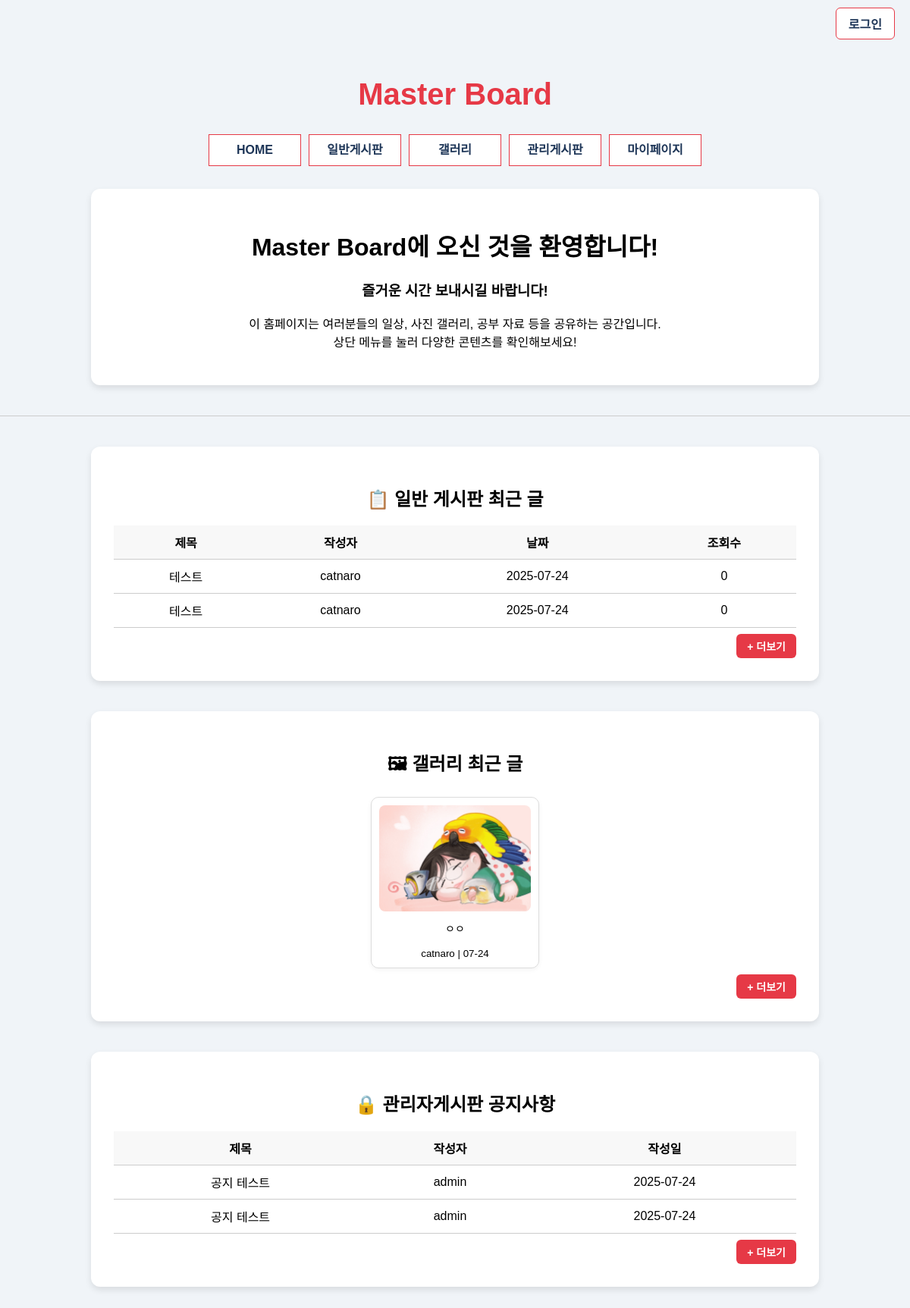
The app's page /, older data.
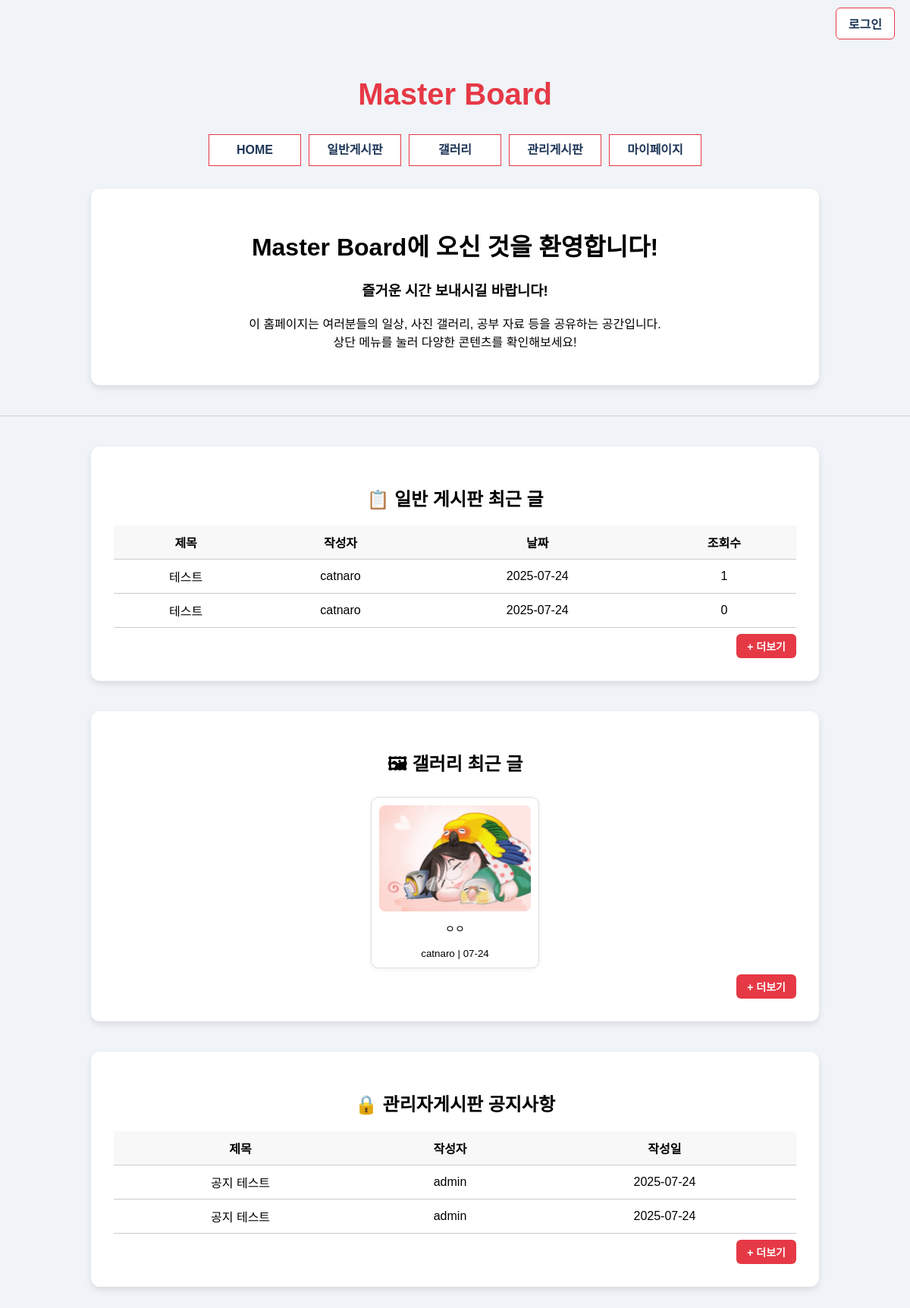
The same page, newer data.
### board/models.py (models this page shows, shortened)
class Post(models.Model):
    BOARD_CHOICES = [
        ('general', '일반게시판'),
        ('gallery', '갤러리'),
        ('admin', '관리자게시판'),
    ]
    title = models.CharField(max_length=200, verbose_name='제목')
    content = models.TextField(verbose_name='내용')
    author = models.ForeignKey(User, on_delete=models.CASCADE, verbose_name='작성자')
    board_type = models.CharField(max_length=20, choices=BOARD_CHOICES, default='general', verbose_name='게시판 구분')
    created_at = models.DateTimeField(auto_now_add=True, verbose_name='작성일')
    updated_at = models.DateTimeField(auto_now=True, verbose_name='수정일')
    views = models.PositiveIntegerField(default=0, verbose_name='조회수')
    likes = models.PositiveIntegerField(default=0, verbose_name='좋아요')
    image = models.ImageField(upload_to='gallery/', blank=True, null=True, verbose_name='이미지')
    class Meta:
        ordering = ['-created_at']
        verbose_name = '게시글'
        verbose_name_plural = '게시글'
    def get_absolute_url(self):
        return reverse('board:post_detail', kwargs={'pk': self.pk})

### accounts/views.py (the view)
# urls.py: path('', home_view, name='home'),
def home_view(request):
    from board.models import Post
    general_posts = Post.objects.filter(board_type='general').order_by('-created_at')[:3]
    gallery_posts = Post.objects.filter(board_type='gallery').order_by('-created_at')[:3]
    admin_posts = Post.objects.filter(board_type='admin').order_by('-created_at')[:3]
    context = {
        'general_posts': general_posts,
        'gallery_posts': gallery_posts,
        'admin_posts': admin_posts,
    }
    return render(request, 'home.html', context)

### templates/home.html (shortened to what this page needs)
<!DOCTYPE html>
<html lang="ko">
<head>
</head>
<body>
  <div class="login-wrapper">
    {% if user.is_authenticated %}
        <a href="{% url 'accounts:profile' %}" class="login-btn">마이페이지</a>
        <a href="{% url 'accounts:logout' %}" class="login-btn" style="margin-left: 10px;">로그아웃</a>
    {% else %}
        <a href="{% url 'accounts:login' %}" class="login-btn">로그인</a>
    {% endif %}
  </div>
    <div>
        <h1 class="title">Master Board</h1>
        <nav>
            <ul id="topmenu">
                <li><a href="{% url 'home' %}">HOME</a></li>
                <li><a href="{% url 'board:board_list' %}">일반게시판</a></li>
                <li><a href="{% url 'board:gallery_list' %}">갤러리</a></li>
                <li><a href="{% url 'board:admin_board_list' %}">관리게시판</a></li>
                <li><a href="{% url 'accounts:profile' %}">마이페이지</a></li>
            </ul>
        </nav>
    </div>
  <div class="content">
    <h1>Master Board에 오신 것을 환영합니다!</h1>
    {% if user.is_authenticated %}
        <h3><strong>{{ user.username }}</strong>님, 즐거운 시간 보내시길 바랍니다!</h3>
    {% else %}
        <h3>즐거운 시간 보내시길 바랍니다!</h3>
    {% endif %}
    <p>
      이 홈페이지는 여러분들의 일상, 사진 갤러리, 공부 자료 등을 공유하는 공간입니다. <br />
      상단 메뉴를 눌러 다양한 콘텐츠를 확인해보세요!
    </p>
  </div>
  <hr />
  <div class="content">
    <h2>📋 일반 게시판 최근 글</h2>
    <table class="preview-table">
      <tr>
        <th>제목</th>
        <th>작성자</th>
        <th>날짜</th>
        <th>조회수</th>
      </tr>
      {% for post in general_posts %}
      <tr>
        <td><a href="{{ post.get_absolute_url }}" style="text-decoration: none; color: inherit;">{{ post.title }}</a></td>
        <td>{{ post.author.username }}</td>
        <td>{{ post.created_at|date:"Y-m-d" }}</td>
        <td>{{ post.views }}</td>
      </tr>
      {% empty %}
      <tr>
        <td colspan="4">등록된 게시글이 없습니다.</td>
      </tr>
      {% endfor %}
    </table>
    <div class="more-btn-wrapper">
      <a href="{% url 'board:board_list' %}" class="more-btn">+ 더보기</a>
    </div>
  </div>
  <div class="content">
    <h2>🖼 갤러리 최근 글</h2>
    <div class="gallery">
      {% for post in gallery_posts %}
      <div class="gallery-item">
        {% if post.image %}
          <img src="{{ post.image.url }}" alt="{{ post.title }}" />
        {% else %}
          <img src="/static/img/no-image.jpg" alt="이미지 없음" />
        {% endif %}
        <p><a href="{{ post.get_absolute_url }}" style="text-decoration: none; color: inherit;">{{ post.title }}</a></p>
        <small>{{ post.author.username }} | {{ post.created_at|date:"m-d" }}</small>
      </div>
      {% empty %}
      <div class="gallery-item">
        <p>등록된 갤러리가 없습니다.</p>
      </div>
      {% endfor %}
    </div>
    <div class="more-btn-wrapper">
      <a href="{% url 'board:gallery_list' %}" class="more-btn">+ 더보기</a>
    </div>
  </div>
  <div class="content">
    <h2>🔒 관리자게시판 공지사항</h2>
    <table class="preview-table">
      <tr>
        <th>제목</th>
        <th>작성자</th>
        <th>작성일</th>
      </tr>
      {% for post in admin_posts %}
      <tr>
        <td><a href="{{ post.get_absolute_url }}" style="text-decoration: none; color: inherit;">{{ post.title }}</a></td>
        <td>{{ post.author.username }}</td>
        <td>{{ post.created_at|date:"Y-m-d" }}</td>
      </tr>
      {% empty %}
      <tr>
        <td colspan="3">등록된 공지사항이 없습니다.</td>
      </tr>
      {% endfor %}
    </table>
    <div class="more-btn-wrapper">
      <a href="{% url 'board:admin_board_list' %}" class="more-btn">+ 더보기</a>
    </div>
  </div>
</body>
</html>

Row changes from the older to the newer data that the page shows:
changed Post (number 1 of 5 on the later page): views "0" → "1"
